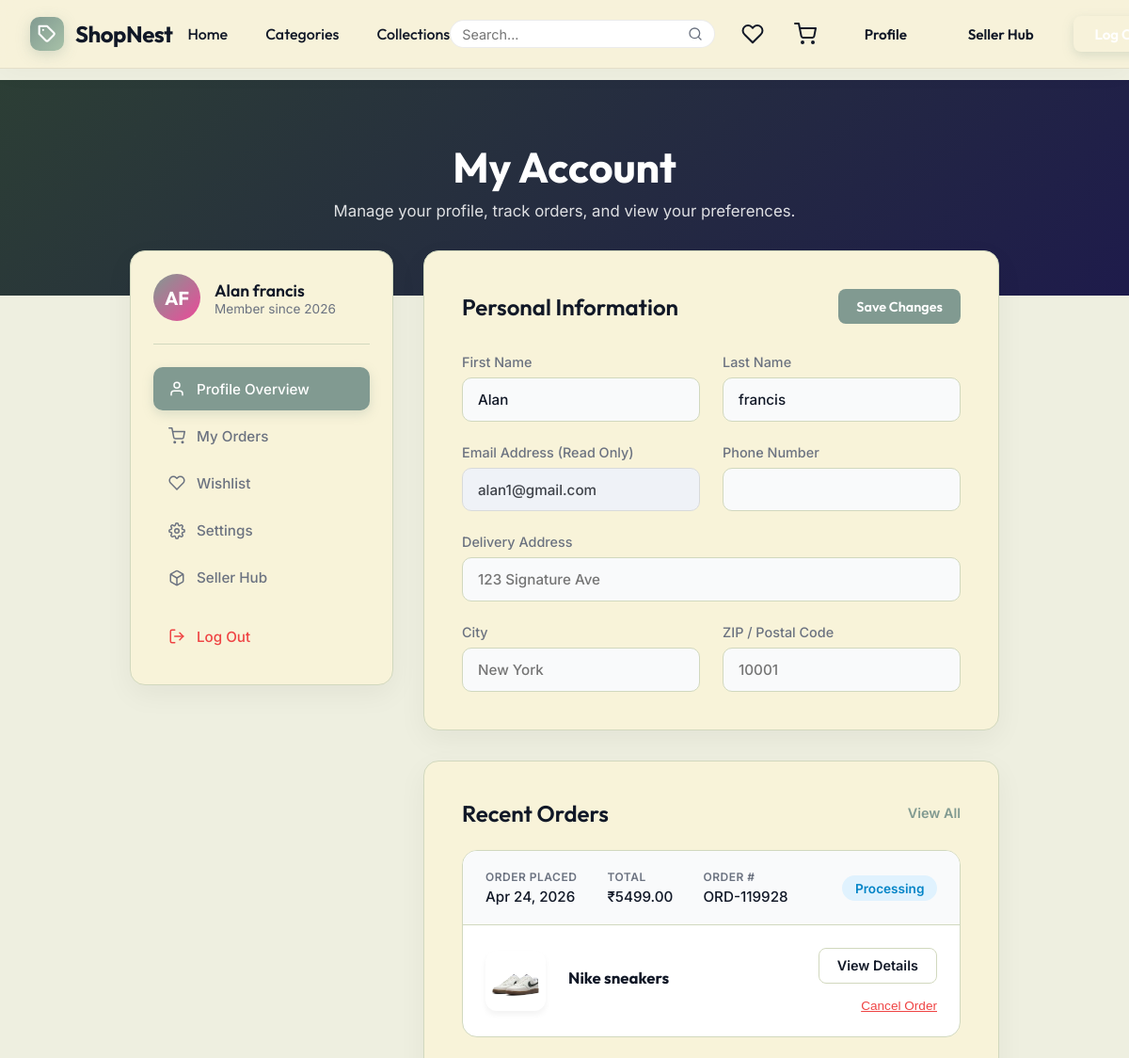
Before: /user/ (signed in, upper part) with the older database file.
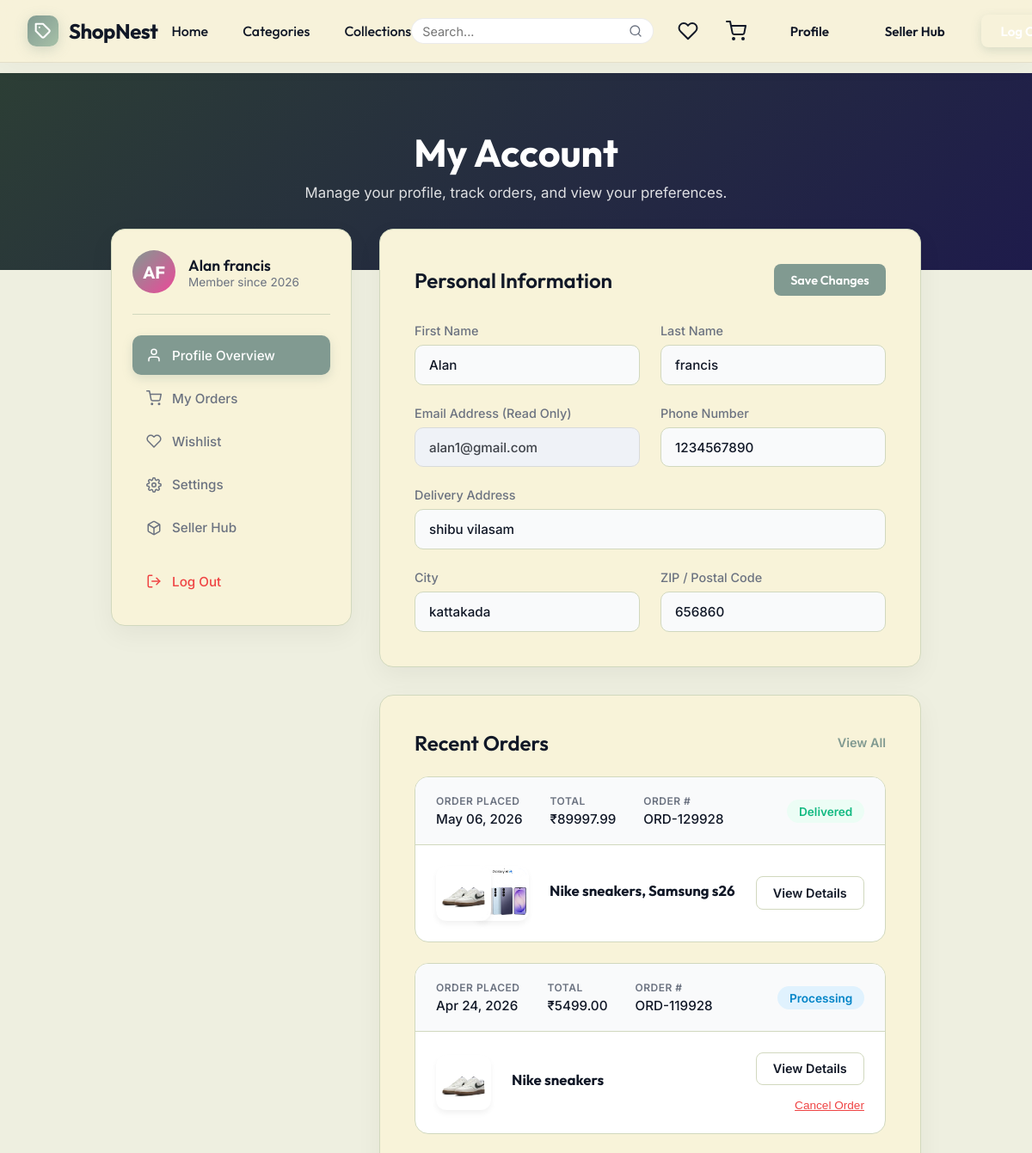
After: the same page with the newer database file.
### app/models.py (models this page shows, shortened)
class Order(models.Model):
    user = models.ForeignKey(User, on_delete=models.SET_NULL, null=True, blank=True)
    first_name = models.CharField(max_length=50)
    last_name = models.CharField(max_length=50)
    email = models.EmailField()
    address = models.CharField(max_length=250)
    city = models.CharField(max_length=100)
    zip_code = models.CharField(max_length=20)
    total_amount = models.DecimalField(max_digits=10, decimal_places=2)
    STATUS_CHOICES = (
        ('Pending', 'Pending'),
        ('Processing', 'Processing'),
        ('Shipped', 'Shipped'),
        ('Delivered', 'Delivered'),
        ('Cancelled', 'Cancelled'),
    )
    payment_method = models.CharField(max_length=50, default="Credit Card")
    status = models.CharField(max_length=20, choices=STATUS_CHOICES, default='Pending')
    created_at = models.DateTimeField(auto_now_add=True)

class OrderItem(models.Model):
    STATUS_CHOICES = (
        ('Pending', 'Pending'),
        ('Processing', 'Processing'),
        ('Shipped', 'Shipped'),
        ('Delivered', 'Delivered'),
        ('Cancelled', 'Cancelled'),
    )
    order = models.ForeignKey(Order, related_name='items', on_delete=models.CASCADE)
    product = models.ForeignKey(Product, on_delete=models.CASCADE)
    price = models.DecimalField(max_digits=10, decimal_places=2)
    quantity = models.PositiveIntegerField(default=1)
    status = models.CharField(max_length=20, choices=STATUS_CHOICES, default='Pending')
    tracking_number = models.CharField(max_length=100, blank=True, null=True)
    tracking_status = models.CharField(max_length=200, blank=True, null=True)

class Product(models.Model):
    category = models.ForeignKey(Category, related_name='products', on_delete=models.CASCADE)
    seller = models.ForeignKey(User, on_delete=models.CASCADE, related_name='products', null=True, blank=True)
    name = models.CharField(max_length=200)
    description = models.TextField(blank=True, null=True)
    price = models.DecimalField(max_digits=10, decimal_places=2)
    quantity = models.PositiveIntegerField(default=1)
    image = models.ImageField(upload_to='products/', blank=True, null=True)
    is_trending = models.BooleanField(default=False)
    created_at = models.DateTimeField(auto_now_add=True)

class UserProfile(models.Model):
    user = models.OneToOneField(User, on_delete=models.CASCADE, related_name='profile')
    is_seller = models.BooleanField(default=False)
    is_seller_pending = models.BooleanField(default=False)
    phone = models.CharField(max_length=20, blank=True, null=True)
    address = models.CharField(max_length=250, blank=True, null=True)
    city = models.CharField(max_length=100, blank=True, null=True)
    zip_code = models.CharField(max_length=20, blank=True, null=True)
    cart_data = models.JSONField(null=True, blank=True)
    wishlist_data = models.JSONField(null=True, blank=True)

### app/views.py (the view, shortened to what this page needs)
# urls.py: path('user/', views.user_view, name='user'),
@login_required(login_url='login')
def user_view(request):
    profile, created = UserProfile.objects.get_or_create(user=request.user)
    orders = Order.objects.filter(user=request.user).order_by('-created_at')
    return render(request, 'user.html', {'profile': profile, 'orders': orders})

### app/cart.py (called while the page is built)
    def __len__(self):
        return sum(item['quantity'] for item in self.cart.values())

### app/context_processors.py (called while the page is built)
def cart(request):
    return {'cart': Cart(request)}

def wishlist(request):
    wishlist_obj = Wishlist(request)
    wishlist_product_ids = [int(pid) for pid in wishlist_obj.wishlist.keys()]
    return {
        'wishlist': wishlist_obj,
        'wishlist_product_ids': wishlist_product_ids
    }

### app/wishlist.py (called while the page is built)
    def __len__(self):
        return len(self.wishlist.keys())

### templates/user.html (shortened to what the changed rows need)
<!DOCTYPE html>
<html lang="en">
<head>
</head>
<body>
    <div class="content-wrapper">
        <div class="page-header">
            <h1>My Account</h1>
        </div>
        <div class="account-container">
            <main class="account-content">
                <form action="{% url 'user' %}" method="post" class="card">
                    <div class="card-header">
                        <h2>Personal Information</h2>
                    </div>
                    <div class="form-grid">
                        <div class="form-group">
                            <label class="form-label">Phone Number</label>
                            <input type="text" name="phone" class="form-value" value="{{ profile.phone|default:'' }}">
                        </div>
                        <div class="form-group full-width">
                            <label class="form-label">Delivery Address</label>
                            <input type="text" name="address" class="form-value" value="{{ profile.address|default:'' }}" placeholder="123 Signature Ave">
                        </div>
                        <div class="form-group">
                            <label class="form-label">City</label>
                            <input type="text" name="city" class="form-value" value="{{ profile.city|default:'' }}" placeholder="New York">
                        </div>
                        <div class="form-group">
                            <label class="form-label">ZIP / Postal Code</label>
                            <input type="text" name="zip_code" class="form-value" value="{{ profile.zip_code|default:'' }}" placeholder="10001">
                        </div>
                    </div>
                </form>
                <div class="card" id="orders">
                    <div class="card-header" style="margin-bottom: 1.5rem;">
                        <h2>Recent Orders</h2>
                    </div>
                    <div class="order-list">
                        {% if orders %}
                            {% for order in orders %}
                            <div class="order-card">
                                <div class="order-card-header">
                                    <div class="order-meta-info">
                                        <div class="meta-block">
                                            <span class="meta-block-label">Order Placed</span>
                                            <span class="meta-block-value">{{ order.created_at|date:"M d, Y" }}</span>
                                        </div>
                                        <div class="meta-block">
                                            <span class="meta-block-label">Total</span>
                                            <span class="meta-block-value">₹{{ order.total_amount }}</span>
                                        </div>
                                        <div class="meta-block">
                                            <span class="meta-block-label">Order #</span>
                                            <span class="meta-block-value">ORD-{{ order.id }}9928</span>
                                        </div>
                                    </div>
                                    <div class="order-status-badge">
                                        <span class="order-status" style="{% if order.status == 'Pending' %}background:#FEF3C7; color:#D97706;{% elif order.status == 'Processing' %}background:#E0F2FE; color:#0284C7;{% elif order.status == 'Shipped' %}background:#F3E8FF; color:#7E22CE;{% elif order.status == 'Delivered' %}background:#ECFDF5; color:#10B981;{% elif order.status == 'Cancelled' %}background:#FEE2E2; color:#EF4444;{% else %}background:#ECFDF5; color:#10B981;{% endif %}">{{ order.status }}</span>
                                    </div>
                                </div>
                                <div class="order-card-body">
                                    <div class="order-items-preview">
                                        <div class="image-stack">
                                            {% for item in order.items.all|slice:":3" %}
                                                {% if item.product.image %}
                                                    <img src="{{ item.product.image.url }}" alt="{{ item.product.name }}" style="z-index: {{ forloop.revcounter }};">
                                                {% endif %}
                                            {% endfor %}
                                        </div>
                                        <div class="order-summary-text">
                                            <h4>
                                                {% for item in order.items.all|slice:":2" %}
                                                    {{ item.product.name }}{% if not forloop.last %}, {% endif %}
                                                {% endfor %}
                                            </h4>
                                        </div>
                                    </div>
                                    <div class="order-card-actions">
                                        <a href="{% url 'order_detail' order.id %}" class="btn-view-order">View Details</a>
                                        {% if order.status == 'Pending' or order.status == 'Processing' %}
                                        <form action="{% url 'cancel_order' order.id %}" method="post" onsubmit="return confirm('Are you sure you want to cancel this entire order?');">
                                            <button type="submit" class="btn-cancel-order">Cancel Order</button>
                                        </form>
                                        {% endif %}
                                    </div>
                                </div>
                            </div>
                            {% endfor %}
                        {% endif %}
                    </div>
                </div>
            </main>
        </div>
    </div>
</body>
</html>

Changed rows visible on the page:
now on this page (row edited): UserProfile: phone "1234567890", address "shibu vilasam", city "kattakada", zip_code "656860"
added Order: created_at "May 06, 2026", total_amount "89997.99", id "12", status "Delivered"
added OrderItem: product.image (picture), product.name "Nike sneakers"
added OrderItem: product.image (picture), product.name "Samsung s26"
